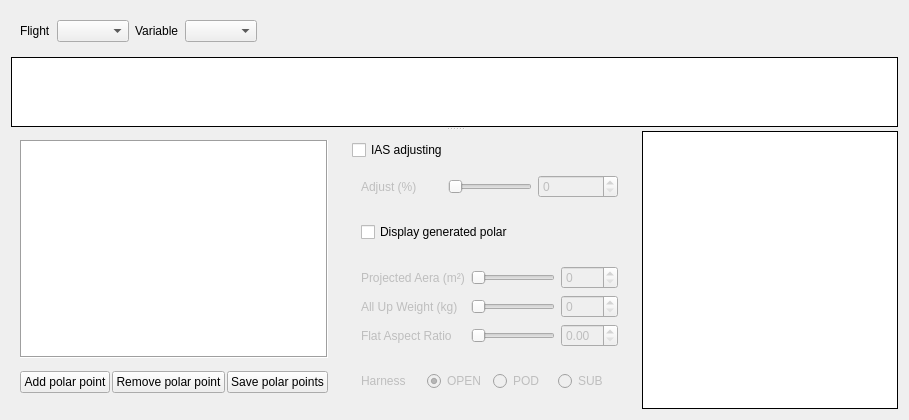
      <widget class="QWidget" name="polar_tab">
       <attribute name="title">
        <string>Polar Analysis</string>
       </attribute>
       <layout class="QVBoxLayout" name="verticalLayout_15">
        <item>
         <widget class="QSplitter" name="splitter_polar">
          <property name="orientation">
           <enum>Qt::Vertical</enum>
          </property>
          <property name="childrenCollapsible">
           <bool>false</bool>
          </property>
          <widget class="QWidget" name="widget_12" native="true">
           <property name="sizePolicy">
            <sizepolicy hsizetype="Expanding" vsizetype="Expanding">
             <horstretch>0</horstretch>
             <verstretch>1</verstretch>
            </sizepolicy>
           </property>
           <layout class="QVBoxLayout" name="verticalLayout_12" stretch="0,0">
            <item>
             <widget class="QWidget" name="widget_11" native="true">
              <property name="sizePolicy">
               <sizepolicy hsizetype="Minimum" vsizetype="Preferred">
                <horstretch>0</horstretch>
                <verstretch>0</verstretch>
               </sizepolicy>
              </property>
              <layout class="QHBoxLayout" name="horizontalLayout_7">
               <item>
                <widget class="QLabel" name="label_10">
                 <property name="text">
                  <string>Flight</string>
                 </property>
                </widget>
               </item>
               <item>
                <widget class="QComboBox" name="comboBox_flight_select_polartab">
                 <property name="sizePolicy">
                  <sizepolicy hsizetype="Minimum" vsizetype="Preferred">
                   <horstretch>0</horstretch>
                   <verstretch>0</verstretch>
                  </sizepolicy>
                 </property>
                </widget>
               </item>
               <item>
                <widget class="QLabel" name="label_11">
                 <property name="text">
                  <string>Variable</string>
                 </property>
                </widget>
               </item>
               <item>
                <widget class="QComboBox" name="comboBox_variable_select_polartab">
                 <property name="sizePolicy">
                  <sizepolicy hsizetype="Minimum" vsizetype="Preferred">
                   <horstretch>0</horstretch>
                   <verstretch>0</verstretch>
                  </sizepolicy>
                 </property>
                </widget>
               </item>
               <item>
                <spacer name="horizontalSpacer_6">
                 <property name="orientation">
                  <enum>Qt::Horizontal</enum>
                 </property>
                 <property name="sizeHint" stdset="0">
                  <size>
                   <width>40</width>
                   <height>20</height>
                  </size>
                 </property>
                </spacer>
               </item>
              </layout>
             </widget>
            </item>
            <item>
             <widget class="PlotWidget" name="graph_tabpolar_timeserie">
              <property name="sizePolicy">
               <sizepolicy hsizetype="Expanding" vsizetype="Expanding">
                <horstretch>0</horstretch>
                <verstretch>0</verstretch>
               </sizepolicy>
              </property>
              <property name="cursor" stdset="0">
               <cursorShape>ArrowCursor</cursorShape>
              </property>
              <property name="mouseTracking">
               <bool>true</bool>
              </property>
              <property name="tabletTracking">
               <bool>true</bool>
              </property>
              <property name="styleSheet">
               <string notr="true"/>
              </property>
              <property name="frameShape">
               <enum>QFrame::Box</enum>
              </property>
              <property name="frameShadow">
               <enum>QFrame::Plain</enum>
              </property>
              <property name="sizeAdjustPolicy">
               <enum>QAbstractScrollArea::AdjustToContents</enum>
              </property>
              <property name="interactive">
               <bool>true</bool>
              </property>
             </widget>
            </item>
           </layout>
          </widget>
          <widget class="QWidget" name="layoutWidget">
           <layout class="QHBoxLayout" name="horizontalLayout_6">
            <item>
             <widget class="QWidget" name="widget_14" native="true">
              <property name="sizePolicy">
               <sizepolicy hsizetype="Minimum" vsizetype="Preferred">
                <horstretch>0</horstretch>
                <verstretch>0</verstretch>
               </sizepolicy>
              </property>
              <property name="maximumSize">
               <size>
                <width>354</width>
                <height>16777215</height>
               </size>
              </property>
              <layout class="QVBoxLayout" name="verticalLayout_13">
               <item>
                <widget class="QTableWidget" name="tableView_polar_points">
                 <property name="sizePolicy">
                  <sizepolicy hsizetype="Minimum" vsizetype="Preferred">
                   <horstretch>0</horstretch>
                   <verstretch>0</verstretch>
                  </sizepolicy>
                 </property>
                 <property name="minimumSize">
                  <size>
                   <width>8</width>
                   <height>0</height>
                  </size>
                 </property>
                 <property name="maximumSize">
                  <size>
                   <width>350</width>
                   <height>16777215</height>
                  </size>
                 </property>
                 <property name="baseSize">
                  <size>
                   <width>0</width>
                   <height>0</height>
                  </size>
                 </property>
                 <property name="frameShape">
                  <enum>QFrame::Box</enum>
                 </property>
                </widget>
               </item>
               <item>
                <widget class="QWidget" name="widget_15" native="true">
                 <property name="sizePolicy">
                  <sizepolicy hsizetype="Minimum" vsizetype="Preferred">
                   <horstretch>0</horstretch>
                   <verstretch>0</verstretch>
                  </sizepolicy>
                 </property>
                 <property name="maximumSize">
                  <size>
                   <width>16777215</width>
                   <height>36</height>
                  </size>
                 </property>
                 <layout class="QHBoxLayout" name="horizontalLayout_11">
                  <property name="spacing">
                   <number>2</number>
                  </property>
                  <property name="leftMargin">
                   <number>0</number>
                  </property>
                  <property name="topMargin">
                   <number>0</number>
                  </property>
                  <property name="rightMargin">
                   <number>0</number>
                  </property>
                  <property name="bottomMargin">
                   <number>0</number>
                  </property>
                  <item>
                   <widget class="QPushButton" name="pushButton_add_polar_point">
                    <property name="sizePolicy">
                     <sizepolicy hsizetype="Minimum" vsizetype="Fixed">
                      <horstretch>0</horstretch>
                      <verstretch>0</verstretch>
                     </sizepolicy>
                    </property>
                    <property name="text">
                     <string>Add polar point</string>
                    </property>
                   </widget>
                  </item>
                  <item>
                   <widget class="QPushButton" name="pushButton_remove_polar_point">
                    <property name="sizePolicy">
                     <sizepolicy hsizetype="Minimum" vsizetype="Fixed">
                      <horstretch>0</horstretch>
                      <verstretch>0</verstretch>
                     </sizepolicy>
                    </property>
                    <property name="text">
                     <string>Remove polar point</string>
                    </property>
                   </widget>
                  </item>
                  <item>
                   <widget class="QPushButton" name="pushButton_save_polar">
                    <property name="sizePolicy">
                     <sizepolicy hsizetype="Minimum" vsizetype="Fixed">
                      <horstretch>0</horstretch>
                      <verstretch>0</verstretch>
                     </sizepolicy>
                    </property>
                    <property name="text">
                     <string>Save polar points</string>
                    </property>
                    <property name="checkable">
                     <bool>false</bool>
                    </property>
                    <property name="checked">
                     <bool>false</bool>
                    </property>
                   </widget>
                  </item>
                 </layout>
                </widget>
               </item>
              </layout>
             </widget>
            </item>
            <item>
             <widget class="QWidget" name="widget_17" native="true">
              <property name="sizePolicy">
               <sizepolicy hsizetype="Minimum" vsizetype="Fixed">
                <horstretch>0</horstretch>
                <verstretch>0</verstretch>
               </sizepolicy>
              </property>
              <property name="maximumSize">
               <size>
                <width>300</width>
                <height>16777215</height>
               </size>
              </property>
              <layout class="QVBoxLayout" name="verticalLayout_18">
               <item>
                <widget class="QCheckBox" name="checkBox_ias_offset">
                 <property name="text">
                  <string>IAS adjusting</string>
                 </property>
                </widget>
               </item>
               <item>
                <widget class="QWidget" name="widget_ias_compensation" native="true">
                 <property name="enabled">
                  <bool>false</bool>
                 </property>
                 <property name="sizePolicy">
                  <sizepolicy hsizetype="Minimum" vsizetype="Fixed">
                   <horstretch>0</horstretch>
                   <verstretch>0</verstretch>
                  </sizepolicy>
                 </property>
                 <layout class="QHBoxLayout" name="horizontalLayout">
                  <item>
                   <widget class="QLabel" name="label_18">
                    <property name="sizePolicy">
                     <sizepolicy hsizetype="Minimum" vsizetype="Preferred">
                      <horstretch>0</horstretch>
                      <verstretch>0</verstretch>
                     </sizepolicy>
                    </property>
                    <property name="text">
                     <string>Adjust (%)</string>
                    </property>
                   </widget>
                  </item>
                  <item>
                   <widget class="QSlider" name="horizontalSlider_ias_comp">
                    <property name="sizePolicy">
                     <sizepolicy hsizetype="Minimum" vsizetype="Preferred">
                      <horstretch>0</horstretch>
                      <verstretch>0</verstretch>
                     </sizepolicy>
                    </property>
                    <property name="orientation">
                     <enum>Qt::Horizontal</enum>
                    </property>
                   </widget>
                  </item>
                  <item>
                   <widget class="QSpinBox" name="spinBox_ias_comp"/>
                  </item>
                 </layout>
                </widget>
               </item>
               <item>
                <widget class="QWidget" name="widget_polar_info" native="true">
                 <layout class="QHBoxLayout" name="horizontalLayout_16">
                  <item>
                   <widget class="QCheckBox" name="checkBox_display_generated_polar">
                    <property name="text">
                     <string>Display generated polar </string>
                    </property>
                   </widget>
                  </item>
                 </layout>
                </widget>
               </item>
               <item>
                <widget class="QWidget" name="widget_sliders_polar" native="true">
                 <property name="enabled">
                  <bool>false</bool>
                 </property>
                 <property name="sizePolicy">
                  <sizepolicy hsizetype="Minimum" vsizetype="Fixed">
                   <horstretch>0</horstretch>
                   <verstretch>0</verstretch>
                  </sizepolicy>
                 </property>
                 <layout class="QGridLayout" name="gridLayout_2">
                  <item row="1" column="0">
                   <widget class="QLabel" name="label_13">
                    <property name="text">
                     <string>All Up Weight (kg)</string>
                    </property>
                   </widget>
                  </item>
                  <item row="0" column="0">
                   <widget class="QLabel" name="label_12">
                    <property name="text">
                     <string>Projected Aera (m²)</string>
                    </property>
                   </widget>
                  </item>
                  <item row="0" column="1">
                   <widget class="QSlider" name="horizontalSlider_sproj">
                    <property name="sizePolicy">
                     <sizepolicy hsizetype="Minimum" vsizetype="Fixed">
                      <horstretch>0</horstretch>
                      <verstretch>0</verstretch>
                     </sizepolicy>
                    </property>
                    <property name="orientation">
                     <enum>Qt::Horizontal</enum>
                    </property>
                   </widget>
                  </item>
                  <item row="1" column="1">
                   <widget class="QSlider" name="horizontalSlider_auw">
                    <property name="sizePolicy">
                     <sizepolicy hsizetype="Minimum" vsizetype="Fixed">
                      <horstretch>0</horstretch>
                      <verstretch>0</verstretch>
                     </sizepolicy>
                    </property>
                    <property name="orientation">
                     <enum>Qt::Horizontal</enum>
                    </property>
                   </widget>
                  </item>
                  <item row="2" column="0">
                   <widget class="QLabel" name="label_14">
                    <property name="text">
                     <string>Flat Aspect Ratio </string>
                    </property>
                   </widget>
                  </item>
                  <item row="1" column="2">
                   <widget class="QSpinBox" name="spinBox_auw"/>
                  </item>
                  <item row="2" column="1">
                   <widget class="QSlider" name="horizontalSlider_ar">
                    <property name="sizePolicy">
                     <sizepolicy hsizetype="Minimum" vsizetype="Fixed">
                      <horstretch>0</horstretch>
                      <verstretch>0</verstretch>
                     </sizepolicy>
                    </property>
                    <property name="orientation">
                     <enum>Qt::Horizontal</enum>
                    </property>
                   </widget>
                  </item>
                  <item row="0" column="2">
                   <widget class="QSpinBox" name="spinBox_sproj"/>
                  </item>
                  <item row="2" column="2">
                   <widget class="QDoubleSpinBox" name="spinBox_ar">
                    <property name="locale">
                     <locale language="English" country="UnitedStates"/>
                    </property>
                   </widget>
                  </item>
                 </layout>
                </widget>
               </item>
               <item>
                <widget class="QWidget" name="widget_harness_polar" native="true">
                 <property name="enabled">
                  <bool>false</bool>
                 </property>
                 <property name="sizePolicy">
                  <sizepolicy hsizetype="Minimum" vsizetype="Fixed">
                   <horstretch>0</horstretch>
                   <verstretch>0</verstretch>
                  </sizepolicy>
                 </property>
                 <layout class="QHBoxLayout" name="horizontalLayout_12">
                  <item>
                   <widget class="QLabel" name="label_15">
                    <property name="sizePolicy">
                     <sizepolicy hsizetype="Minimum" vsizetype="Preferred">
                      <horstretch>0</horstretch>
                      <verstretch>0</verstretch>
                     </sizepolicy>
                    </property>
                    <property name="text">
                     <string>Harness </string>
                    </property>
                   </widget>
                  </item>
                  <item>
                   <widget class="QRadioButton" name="radioButton_harness_open">
                    <property name="text">
                     <string>OPEN</string>
                    </property>
                    <property name="checked">
                     <bool>true</bool>
                    </property>
                   </widget>
                  </item>
                  <item>
                   <widget class="QRadioButton" name="radioButton_harness_pod">
                    <property name="text">
                     <string>POD</string>
                    </property>
                   </widget>
                  </item>
                  <item>
                   <widget class="QRadioButton" name="radioButton_harness_sub">
                    <property name="text">
                     <string>SUB</string>
                    </property>
                   </widget>
                  </item>
                 </layout>
                </widget>
               </item>
              </layout>
             </widget>
            </item>
            <item>
             <widget class="PlotWidget" name="graph_tabpolar_vxvz">
              <property name="sizePolicy">
               <sizepolicy hsizetype="Expanding" vsizetype="Preferred">
                <horstretch>0</horstretch>
                <verstretch>0</verstretch>
               </sizepolicy>
              </property>
              <property name="cursor" stdset="0">
               <cursorShape>ArrowCursor</cursorShape>
              </property>
              <property name="mouseTracking">
               <bool>true</bool>
              </property>
              <property name="tabletTracking">
               <bool>true</bool>
              </property>
              <property name="styleSheet">
               <string notr="true"/>
              </property>
              <property name="frameShape">
               <enum>QFrame::Box</enum>
              </property>
              <property name="frameShadow">
               <enum>QFrame::Plain</enum>
              </property>
              <property name="interactive">
               <bool>true</bool>
              </property>
             </widget>
            </item>
           </layout>
          </widget>
         </widget>
        </item>
       </layout>
      </widget>
